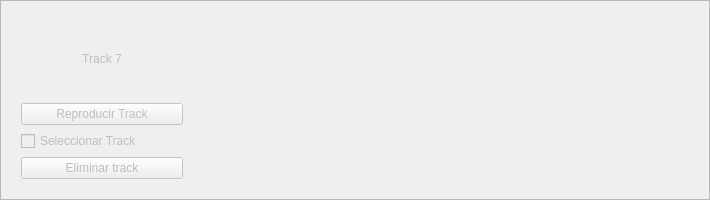
       <widget class="QFrame" name="trackui7">
        <property name="enabled">
         <bool>false</bool>
        </property>
        <property name="minimumSize">
         <size>
          <width>0</width>
          <height>200</height>
         </size>
        </property>
        <property name="frameShape">
         <enum>QFrame::StyledPanel</enum>
        </property>
        <property name="frameShadow">
         <enum>QFrame::Raised</enum>
        </property>
        <layout class="QHBoxLayout" name="horizontalLayout_7">
         <item>
          <widget class="QWidget" name="trackpanel7" native="true">
           <property name="minimumSize">
            <size>
             <width>180</width>
             <height>0</height>
            </size>
           </property>
           <property name="maximumSize">
            <size>
             <width>16777215</width>
             <height>16777215</height>
            </size>
           </property>
           <layout class="QGridLayout" name="gridLayout_9">
            <item row="2" column="0">
             <widget class="QCheckBox" name="track7_checkbox">
              <property name="text">
               <string>Seleccionar Track</string>
              </property>
             </widget>
            </item>
            <item row="3" column="0">
             <widget class="QPushButton" name="Eliminar_track7">
              <property name="text">
               <string>Eliminar track</string>
              </property>
             </widget>
            </item>
            <item row="1" column="0">
             <widget class="QPushButton" name="Reproducir_track7">
              <property name="text">
               <string>Reproducir Track</string>
              </property>
             </widget>
            </item>
            <item row="0" column="0">
             <widget class="QLabel" name="label_11">
              <property name="text">
               <string>Track 7</string>
              </property>
              <property name="alignment">
               <set>Qt::AlignCenter</set>
              </property>
             </widget>
            </item>
           </layout>
          </widget>
         </item>
         <item>
          <widget class="MplWidget" name="tracktimeline7" native="true">
           <property name="minimumSize">
            <size>
             <width>500</width>
             <height>0</height>
            </size>
           </property>
          </widget>
         </item>
        </layout>
       </widget>
